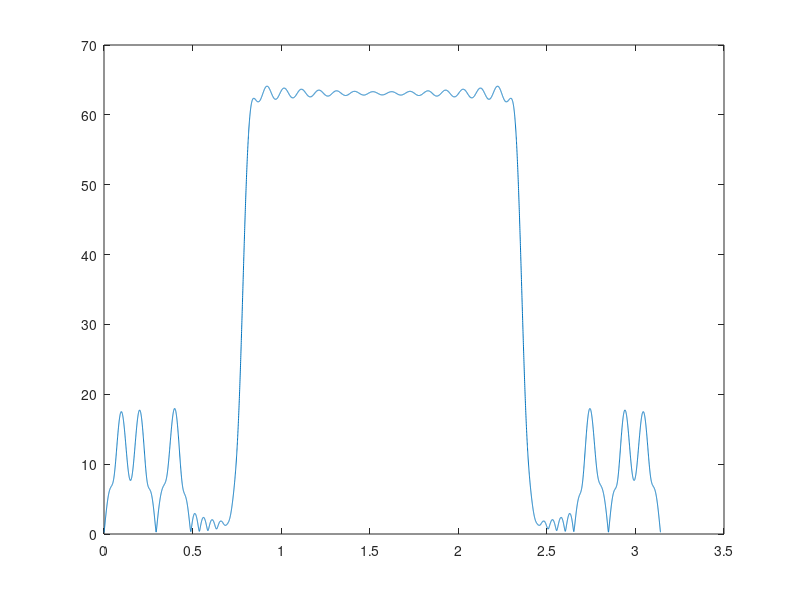
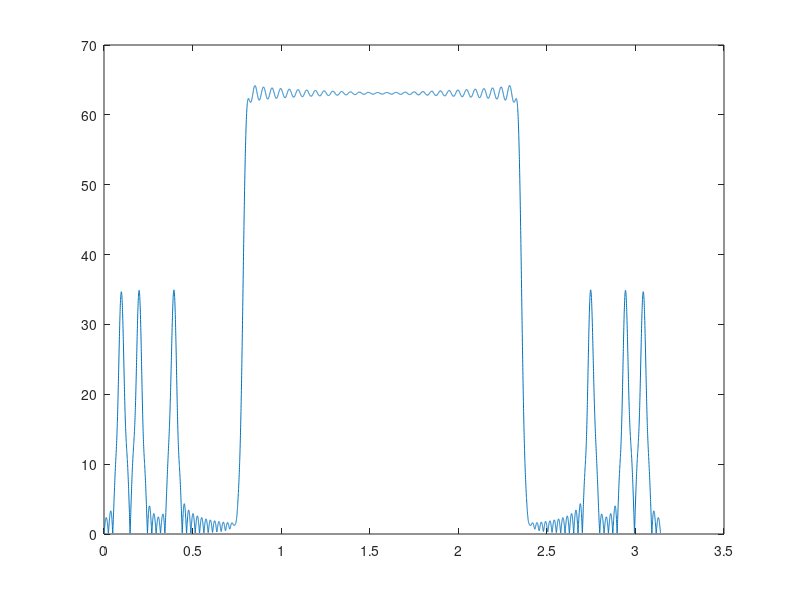

These figures' MATLAB source, in order:
N=8192;
f1=figure;
L1=64;
n1=[-L1/2:1:L1/2-1];
x1= -40*(sinc(n1/2))+cos(pi*n1/16)+cos(pi*n1/8)+cos(pi*n1/4);
x1(L1/2+1)=80+x1(L1/2+1);
%Hamming window 
wr1=0.54-0.46*cos(2*pi*(L1/2+n1)/L1-1);
z1=wr1.*x1;
n1_1=linspace(0, pi, N);
y1=abs(fft(z1, N));
plot(n1_1, y1);

f2=figure;
L2=128;
n2=[-L2/2:1:L2/2-1];
x2= -40*(sinc(n2/2))+cos(pi*n2/16)+cos(pi*n2/8)+cos(pi*n2/4);
x2(L2/2+1)=80+x2(L2/2+1);
%Hamming window
wr2=0.54-0.46*cos(2*pi*(L2/2+n2)/L2-1);
z2=wr2.*x2;
n1_2=linspace(0, pi, N);
y2=abs(fft(z2, N));
plot(n1_2, y2);